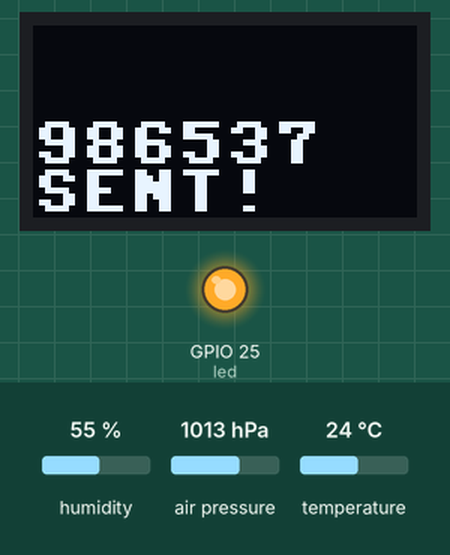
This program was run on a simulated ESP32 board running MicroPython. Parts: 64×32 one-colour display, output pins drawn as LEDs (lit = HIGH). The inputs (shaded band) are chosen by the test bench; at power-on: humidity 55 %, air pressure 1013 hPa, temperature 24 °C. Random numbers come from a fixed seed; no radio messages arrive unless stated (any console line starting 'radio sent:' is added by the test bench); deep sleep restarts the program when it ends; the clock reads 2024-03-15 10:24:30 at power-on unless the program sets it; library files of the repository ran but are not shown: ulora.py; pins used as bus, display or sensor lines are not drawn; what the program prints to the serial console is not drawn.

Above: at 0.2 s.
At 3.2 s:
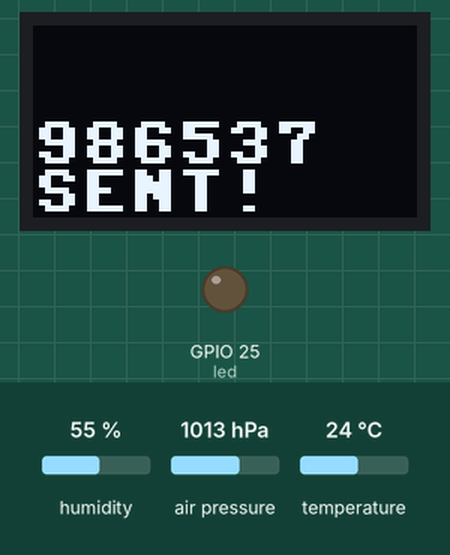
Timing chart, 0 to 4.7 s (numbered marks = the images above):
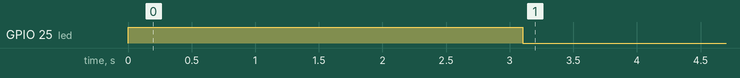

The program:

heltec-wiresless-stick.py
```python
# Sample application using the HelTec Automation Wireless Stick development board.
# https://github.com/Heltec-Aaron-Lee/WiFi_Kit_series/blob/master/PinoutDiagram/Wireless_Stick.pdf
# Application takes temperature, pressure and humidity sensor readings using an external BME280,
# and sends them to The Things Network (TTN) using LoRaWAN. Onboard SSD1306 OLED screen and LED
# are used to show useful information.

import utime
from machine import I2C, Pin, deepsleep
import ubinascii
import ujson
import bme280_float as bme280
import ssd1306
from ulora import TTN, uLoRa

# Heltec ESP32 LoRa V2 development board SPI pins
LORA_CS = const(18)
LORA_SCK = const(5)
LORA_MOSI = const(27)
LORA_MISO = const(19)
LORA_IRQ = const(26)
LORA_RST = const(14)
LORA_DATARATE = "SF9BW125"
LORA_FPORT = const(1)

# The Things Network (TTN) device details (available in TTN console)
# TTN device address, 4 Bytes, MSB (REPLACE WITH YOUR OWN!!!)
TTN_DEVADDR = bytearray([0x00, 0x00, 0x00, 0x00])

# TTN network session key, 16 Bytes, MSB (REPLACE WITH YOUR OWN!!!)
TTN_NWKEY = bytearray([0x00, 0x00, 0x00, 0x00, 0x00, 0x00, 0x00, 0x00,
                       0x00, 0x00, 0x00, 0x00, 0x00, 0x00, 0x00, 0x00])

# TTN application session key, 16 Bytes, MSB (REPLACE WITH YOUR OWN!!!)
TTN_APP = bytearray([0x00, 0x00, 0x00, 0x00, 0x00, 0x00, 0x00, 0x00,
                     0x00, 0x00, 0x00, 0x00, 0x00, 0x00, 0x00, 0x00])

TTN_CONFIG = TTN(TTN_DEVADDR, TTN_NWKEY, TTN_APP, country="EU")

# Additional configurations
PROGRAM_LOOP_MS = const(600000)
PROGRAM_WAIT_MS = const(3000)
# BME280 temperature, pressure and humidity sensor
BME280_SCL = const(13)
BME280_SDA = const(12)
BME280_FREQ = const(400000)
# Onboard OLED screen
SSD1306_SCL = const(15)
SSD1306_SDA = const(4)
SSD1306_FREQ = const(400000)
SSD1306_SCL_RST = const(16)
# Onboard LED
LED_PIN = const(25)

def main():
    start_time = utime.ticks_ms()
    # Turn LED for the duration of the program
    led = Pin(LED_PIN, Pin.OUT, value=1)
    # Show some information on the onboard OLED
    reset = Pin(SSD1306_SCL_RST, Pin.OUT, value=1)
    i2c_oled = I2C(
        scl=Pin(SSD1306_SCL, Pin.IN, Pin.PULL_UP),
        sda=Pin(SSD1306_SDA, Pin.IN, Pin.PULL_UP),
        freq=SSD1306_FREQ
    )
    oled = ssd1306.SSD1306_I2C(64, 32, i2c_oled)
    # BME280 temperature, pressure and humidity readings
    data = b""
    try:
        i2c_bme = I2C(scl=Pin(BME280_SCL), sda=Pin(BME280_SDA), freq=BME280_FREQ)
        bme = bme280.BME280(i2c=i2c_bme)
        temperature, pressure, humidity = bme.read_compensated_data()
    except (OSError, ValueError, NameError) as e:
        print(e)
        data += b"\x00\x00\x00"
        oled.text(ubinascii.hexlify(data), 0, 16)
        oled.text("ERROR!", 0, 24)
    else:
        print("Measurements:", temperature, "c", pressure, "Pa", humidity, "%")
        # Manipulate sensor values so that they occupy 1 byte each
        # Note how a +128 offset is used for the temperature (c) reading to
        # maintain 1 byte signed
        TEMP_OFFSET = const(128)
        data += round(temperature + TEMP_OFFSET).to_bytes(1, "big")
        data += round(pressure / 1000).to_bytes(1, "big")
        data += round(humidity).to_bytes(1, "big")
        # LoRaWAN / TTN send
        lora = uLoRa(
            cs=LORA_CS,
            sck=LORA_SCK,
            mosi=LORA_MOSI,
            miso=LORA_MISO,
            irq=LORA_IRQ,
            rst=LORA_RST,
            ttn_config=TTN_CONFIG,
            datarate=LORA_DATARATE,
            fport=LORA_FPORT
        )
        print("Sending packet...", lora.frame_counter, ubinascii.hexlify(data))
        lora.send_data(data, len(data), lora.frame_counter)
        print(len(data), "bytes sent!")
        lora.frame_counter += 1
        oled.text(ubinascii.hexlify(data), 0, 16)
        oled.text("SENT!", 0, 24)
    finally:
        oled.show()
        utime.sleep_ms(PROGRAM_WAIT_MS)
        led.off()
        deepsleep(PROGRAM_LOOP_MS - (utime.ticks_ms() - start_time))

if __name__ == "__main__":
    main()
```

ulora_encryption.py
```python
# (licence header left out)
"""
`adafruit_tinylora_encryption.py`
======================================================
Required tinyLoRA Encryption Methods for AES and
Message Integrity checks.
* Author(s): adafruit
"""
# from http://cs.ucsb.edu/~koc/cs178/projects/JT/aes.c
def xtime(col):
    """xtime impl. for _mix_single_column()
    """
    return (((col << 1) ^ 0x1B) & 0xFF) if (col & 0x80) else (col << 1)

# AES S-box
S_BOX = (b'c|w{\xf2ko\xc50\x01g+\xfe\xd7\xabv',
         b'\xca\x82\xc9}\xfaYG\xf0\xad\xd4\xa2\xaf\x9c\xa4r\xc0',
         b'\xb7\xfd\x93&6?\xf7\xcc4\xa5\xe5\xf1q\xd81\x15',
         b"\x04\xc7#\xc3\x18\x96\x05\x9a\x07\x12\x80\xe2\xeb'\xb2u",
         b'\t\x83,\x1a\x1bnZ\xa0R;\xd6\xb3)\xe3/\x84',
         b'S\xd1\x00\xed \xfc\xb1[j\xcb\xbe9JLX\xcf',
         b'\xd0\xef\xaa\xfbCM3\x85E\xf9\x02\x7fP<\x9f\xa8',
         b'Q\xa3@\x8f\x92\x9d8\xf5\xbc\xb6\xda!\x10\xff\xf3\xd2',
         b'\xcd\x0c\x13\xec_\x97D\x17\xc4\xa7~=d]\x19s',
         b'`\x81O\xdc"*\x90\x88F\xee\xb8\x14\xde^\x0b\xdb',
         b'\xe02:\nI\x06$\\\xc2\xd3\xacb\x91\x95\xe4y',
         b'\xe7\xc87m\x8d\xd5N\xa9lV\xf4\xeaez\xae\x08',
         b'\xbax%.\x1c\xa6\xb4\xc6\xe8\xddt\x1fK\xbd\x8b\x8a',
         b'p>\xb5fH\x03\xf6\x0ea5W\xb9\x86\xc1\x1d\x9e',
         b'\xe1\xf8\x98\x11i\xd9\x8e\x94\x9b\x1e\x87\xe9\xceU(\xdf',
         b'\x8c\xa1\x89\r\xbf\xe6BhA\x99-\x0f\xb0T\xbb\x16')


class AES():
    """TinyLoRA AES Implementation
    Functions in this implementation are from and/or derived from AES-Python
    (https://github.com/bozhu/AES-Python) and TinyLoRa ()
    """

    def __init__(self, device_address, app_key, network_key, frame_counter):
        self._app_key = app_key
        self._device_address = device_address
        self._network_key = network_key
        self.frame_counter = frame_counter

    def encrypt(self, aes_data):
        """Performs AES Encryption routine with data.
        :param bytearray data: Data to-be encrypted.
        """
        self.encrypt_payload(aes_data)
        return aes_data

    def encrypt_payload(self, data):
        """Encrypts data payload.
        :param bytearray data: Data to-be-encrypted.
        """
        block_a = bytearray(16)
        # calculate required number of blocks
        num_blocks = len(data) // 16
        incomplete_block_size = len(data) % 16
        if incomplete_block_size != 0:
            num_blocks += 1
        # k = data ptr
        k = 0
        i = 1
        while i <= num_blocks:
            block_a[0] = 0x01
            block_a[1] = 0x00
            block_a[2] = 0x00
            block_a[3] = 0x00
            block_a[4] = 0x00
            block_a[5] = 0x00
            # block from device_address, MSB first
            block_a[6] = self._device_address[3]
            block_a[7] = self._device_address[2]
            block_a[8] = self._device_address[1]
            block_a[9] = self._device_address[0]
            # block from frame counter
            block_a[10] = (self.frame_counter & 0x00FF)
            block_a[11] = ((self.frame_counter >> 8) & 0x00FF)
            block_a[12] = 0x00
            block_a[13] = 0x00
            block_a[14] = 0x00
            block_a[15] = i
            # calculate S
            self._aes_encrypt(block_a, self._app_key)
            # check for last block
            if i != num_blocks:
                for j in range(16):
                    data[k] ^= block_a[j]
                    k += 1
            else:
                if incomplete_block_size == 0:
                    incomplete_block_size = 16
                for j in range(incomplete_block_size):
                    data[k] ^= block_a[j]
                    k += 1
            i += 1

    def _aes_encrypt(self, data, key):
        """Performs 9 rounds of AES encryption on data per TinyLoRa spec.
        NOTE: This is not an accurate aes_encrypt impl., tinylora performs
        an additional key calculation after 9 rounds.
        :param bytearray data: Data array.
        :param bytearray key: Round Key Array.
        """
        state = [['0', '0', '0', '0'],
                 ['0', '0', '0', '0'],
                 ['0', '0', '0', '0'],
                 ['0', '0', '0', '0']]
        # Copy Data to State Array for manipulation
        for col in range(4):
            for row in range(4):
                state[col][row] = data[row + (col << 2)]
        # copy key to round_key
        round_key = bytearray(key)
        self._aes_add_round_key(round_key, state)
        # encrypt data 9x
        for round_nums in range(1, 10):
            self._round_encrypt(state, round_key, round_nums)
        self._aes_sub_bytes(state)
        self._aes_shift_rows(state)
        self._aes_calculate_key(10, round_key)
        self._aes_add_round_key(round_key, state)
        for row in range(4):
            for col in range(4):
                data[col + (row << 2)] = state[row][col]

    def _round_encrypt(self, state, key, num_round):
        """Performs one round of AES.
        :param bytearray state: State array.
        :param bytearray key: Round key array.
        :param int round: AES round number.
        """
        self._aes_sub_bytes(state)
        self._aes_shift_rows(state)
        self._aes_mix_columns(state)
        self._aes_calculate_key(num_round, key)
        self._aes_add_round_key(key, state)

    def _aes_calculate_key(self, num_round, round_key):
        """Performs round key calculation per TinyLoRa's spec.
        :param int num_round: Round number
        :param bytearray round_key: Round key array.
        """
        tmp_arr = bytearray(4)
        round_const = 0x01
        # add round_const calculation
        while num_round != 1:
            b = round_const & 0x80
            round_const <<= 1
            round_const &= 0xff
            if b == 0x80:
                round_const ^= 0x1b
            num_round -= 1
        # Calculate first temp
        tmp_arr[0] = self._aes_sub_byte(round_key[12 + 1])
        tmp_arr[1] = self._aes_sub_byte(round_key[12 + 2])
        tmp_arr[2] = self._aes_sub_byte(round_key[12 + 3])
        tmp_arr[3] = self._aes_sub_byte(round_key[12 + 0])
        # XOR tmp_arr[0] wth round_const first
        tmp_arr[0] ^= round_const
        # then calculate new round key
        for i in range(4):
            for j in range(4):
                round_key[j + (i << 2)] ^= tmp_arr[j]
                tmp_arr[j] = round_key[j + (i << 2)]

    @staticmethod
    def _aes_add_round_key(round_key, state):
        """AES AddRoundKey Step: Round_Key combined with the state.
        :param bytearray round_key: Subkey for each round.
        :param bytearray state: State array.
        """
        for col in range(4):
            for row in range(4):
                state[col][row] ^= round_key[row + (col << 2)]

    @staticmethod
    def _aes_sub_byte(sub_byte):
        """Sub-Byte Step: Used for returning specific byte
        from the AES S_BOX.
        :param byte sub_byte: byte to be replaced with S_BOX byte.
        """
        row = ((sub_byte >> 4) & 0x0F)
        col = (sub_byte & 0x0F)
        return S_BOX[row][col]

    def _aes_sub_bytes(self, state):
        """AES SubBytes Step: Replace state arr. bytes w/sub-byte from S_BOX
        :param bytearray s: State array.
        """
        for col in range(4):
            for row in range(4):
                state[row][col] = self._aes_sub_byte(state[row][col])

    @staticmethod
    def _mix_single_column(col):
        """Mixes individual columns with state array
        :param bytearray col: Column from statearray
        """
        temp = col[0] ^ col[1] ^ col[2] ^ col[3]
        col_zero = col[0]
        col[0] ^= temp ^ xtime(col[0] ^ col[1])
        col[1] ^= temp ^ xtime(col[1] ^ col[2])
        col[2] ^= temp ^ xtime(col[2] ^ col[3])
        col[3] ^= temp ^ xtime(col[3] ^ col_zero)

    def _aes_mix_columns(self, state):
        """AES MixColumns Step: Multiplies each column of the state array with xtime.
        :param bytearray state: State array.
        """
        for i in range(4):
            self._mix_single_column(state[i])

    @staticmethod
    def _aes_shift_rows(arr):
        """AES ShiftRows Step: State array's bytes shifted to the left.
        :param bytearray state: State array.
        """
        arr[0][1], arr[1][1], arr[2][1], arr[3][1] = arr[1][1], arr[2][1], arr[3][1], arr[0][1]
        arr[0][2], arr[1][2], arr[2][2], arr[3][2] = arr[2][2], arr[3][2], arr[0][2], arr[1][2]
        arr[0][3], arr[1][3], arr[2][3], arr[3][3] = arr[3][3], arr[0][3], arr[1][3], arr[2][3]

    def calculate_mic(self, lora_packet, lora_packet_length, mic):
        """Calculates the validity of data messages, generates a message integrity check bytearray.
        """
        block_b = bytearray(16)
        key_k1 = bytearray(16)
        key_k2 = bytearray(16)
        old_data = bytearray(16)
        new_data = bytearray(16)
        block_b[0] = 0x49
        block_b[6] = self._device_address[3]
        block_b[7] = self._device_address[2]
        block_b[8] = self._device_address[1]
        block_b[9] = self._device_address[0]
        block_b[10] = (self.frame_counter & 0x00FF)
        block_b[11] = ((self.frame_counter >> 8) & 0x00FF)
        block_b[15] = lora_packet_length
        # calculate num. of blocks and blocksz of last block
        num_blocks = lora_packet_length // 16
        incomplete_block_size = lora_packet_length % 16
        if incomplete_block_size != 0:
            num_blocks += 1
        # generate keys
        self._mic_generate_keys(key_k1, key_k2)
        # aes encryption on block_b
        self._aes_encrypt(block_b, self._network_key)
        # copy block_b to old_data
        for i in range(16):
            old_data[i] = block_b[i]
        block_counter = 1
        # calculate until n-1 packet blocks
        k = 0  # ptr
        while block_counter < num_blocks:
            # copy data into array
            for i in range(16):
                new_data[i] = lora_packet[k]
                k += 1
            # XOR new_data with old_data
            self._xor_data(new_data, old_data)
            # aes encrypt new_data
            self._aes_encrypt(new_data, self._network_key)
            # copy new_data to old_data
            for i in range(16):
                old_data[i] = new_data[i]
            # increase block_counter
            block_counter += 1
        # perform calculation on last block
        if incomplete_block_size == 0:
            for i in range(16):
                new_data[i] = lora_packet[k]
                k += 1
            # xor with key 1
            self._xor_data(new_data, key_k1)
            # xor with old data
            self._xor_data(new_data, old_data)
            # aes routine
            self._aes_encrypt(new_data, self._network_key)
        else:
            # copy the remaining data
            for i in range(16):
                if i < incomplete_block_size:
                    new_data[i] = lora_packet[k]
                    k += 1
                if i == incomplete_block_size:
                    new_data[i] = 0x80
                if i > incomplete_block_size:
                    new_data[i] = 0x00
            # perform xor with key 2
            self._xor_data(new_data, key_k2)
            # perform xor with old data
            self._xor_data(new_data, old_data)
            self._aes_encrypt(new_data, self._network_key)
        # load MIC[] with data
        mic[0] = new_data[0]
        mic[1] = new_data[1]
        mic[2] = new_data[2]
        mic[3] = new_data[3]
        # return message integrity check array to calling method
        return mic

    def _mic_generate_keys(self, key_1, key_2):
        # encrypt the 0's in k1 with network key
        self._aes_encrypt(key_1, self._network_key)
        # perform gen_key on key_1
        # check if key_1's msb is 1
        msb_key = (key_1[0] & 0x80) == 0x80
        # shift k1 left 1b
        self._shift_left(key_1)
        # check if msb is 1
        if msb_key:
            key_1[15] ^= 0x87
        # perform gen_key on key_2
        # copy key_1 to key_2
        key_2[0:16] = key_1[0:16]
        msb_key = (key_2[0] & 0x80) == 0x80
        self._shift_left(key_2)
        # check if msb is 1
        if msb_key:
            key_2[15] ^= 0x87

    @staticmethod
    def _shift_left(data):
        """ Shifts data bytearray left by 1
        """
        for i in range(16):
            if i < 15:
                if (data[i + 1] & 0x80) == 0x80:
                    overflow = 1
                else:
                    overflow = 0
            else:
                overflow = 0
            # shift 1b left
            data[i] = ((data[i] << 1) + overflow)&0xff

    @staticmethod
    def _xor_data(new_data, old_data):
        """ XOR two data arrays
        :param bytearray new_data: Calculated data.
        :param bytearray old_data: data to be xor'd.
        """
        for i in range(16):
            new_data[i] ^= old_data[i]
```

ttn_eu.py
```python
# (licence header left out)
"""
`ttn_eu.py`
======================================================
The Things Network Frequency Plans - EU863
* Author(s): Brent Rubell
"""
TTN_FREQS = {0: (0xd9, 0x06, 0x8b), # 868.1 MHz
             1: (0xd9, 0x13, 0x58), # 868.3 MHz
             2: (0xd9, 0x20, 0x24), # 868.5 MHz
             3: (0xd8, 0xc6, 0x8b), # 867.1 MHz
             4: (0xd8, 0xd3, 0x58), # 867.3 MHz
             5: (0xd8, 0xe0, 0x24), # 867.5 MHz
             6: (0xd8, 0xec, 0xf1), # 867.7 MHz
             7: (0xd8, 0xf9, 0xbe)} # 867.9 MHz
```

Measured:
- by itself, GPIO 25 (led): LOW → HIGH at 0.00 s, → LOW 3.1 s later
